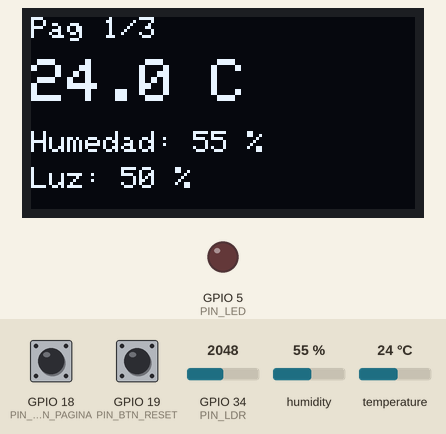
Simulated run of this sketch. Board: ESP32. Shown: 128×64 one-colour display, output pins drawn as LEDs (lit = HIGH). Inputs (shaded band) come from the test bench; at power-on: temperature 24 °C, GPIO 18 (PIN_BTN_PAGINA) HIGH, GPIO 19 (PIN_BTN_RESET) HIGH, GPIO 34 (PIN_LDR) = 2048, humidity 55 %. What the sketch prints to the serial monitor is not drawn.

Above: at 2.6 s.
2.7 s: temperature set to 33 °C
At 4.9 s:
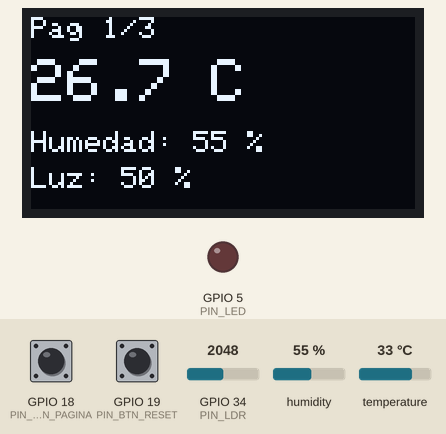
9.0 s: GPIO 18 (PIN_BTN_PAGINA) pulled LOW for 0.15 s
At 10.7 s:
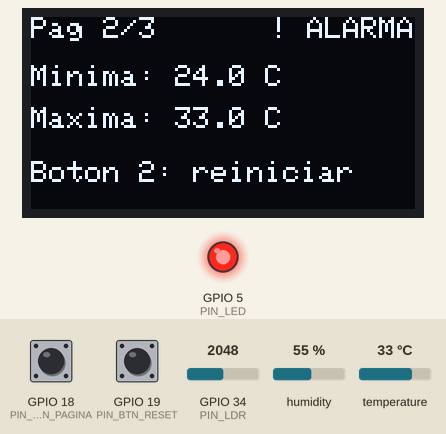
11.5 s: temperature set to 12 °C
At 13.2 s:
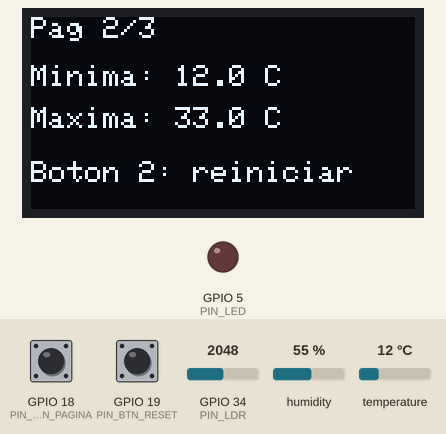
13.5 s: GPIO 18 (PIN_BTN_PAGINA) pulled LOW for 1 s
At 14.9 s:
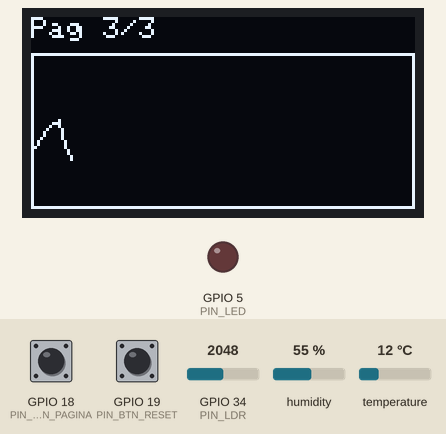
20.8 s: GPIO 19 (PIN_BTN_RESET) pulled LOW for 0.15 s
At 22.1 s:
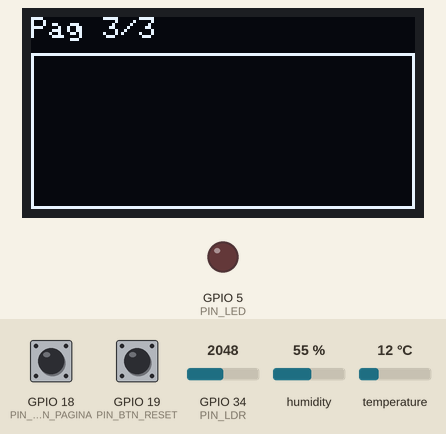
25.5 s: temperature set to 37.7 °C
At 29.2 s:
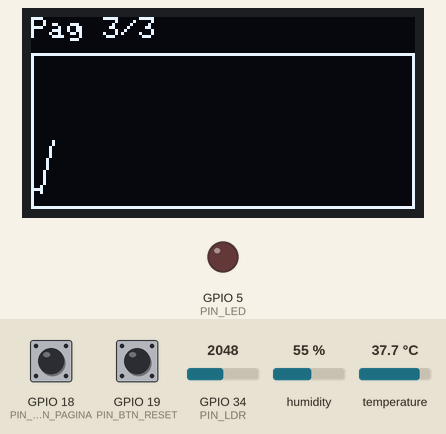
29.5 s: temperature set to 39.4 °C
Timing chart, 0 to 33.5 s (numbered marks = the images above; inputs shaded):
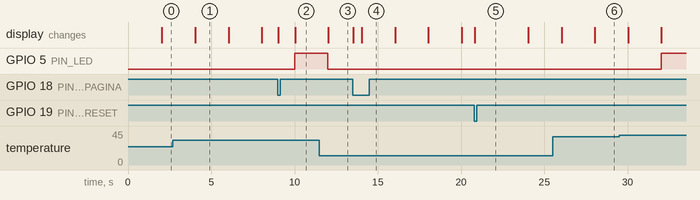

The sketch:

main.ino
```cpp
/*
  Módulo 10.1: Estación meteorológica (prototipo sin red)
  Proyecto Integrador - Servicio Social CBI-1618 - Ing. en Computación
  Prestador: Pérez Sánchez Fernando Alberto

  Hardware (ESP32): DHT22 (GPIO4), LDR (GPIO34, ADC1), OLED SSD1306 (I2C: SDA 21 / SCL 22),
                    botón de página (GPIO18), botón de reinicio de mínimos/máximos (GPIO19),
                    LED de alarma (GPIO5).
  Integra lo aprendido en los módulos anteriores:
    - entradas digitales con antirrebote (M2), ADC (M3), sensores (M4),
    - pantalla OLED con gráficos (M5), bus I2C (M6), salida CSV por UART (M6/M7).
  Páginas de la pantalla: 1) valores actuales, 2) mínimos y máximos, 3) gráfica de temperatura.
*/

#include <Wire.h>
#include <Adafruit_GFX.h>
#include <Adafruit_SSD1306.h>
#include "DHTesp.h"

// ---------- Pines ----------
const uint8_t PIN_DHT = 4;
const uint8_t PIN_LDR = 34;
const uint8_t PIN_LED = 5;
const uint8_t PIN_BTN_PAGINA = 18;
const uint8_t PIN_BTN_RESET = 19;

// ---------- Parámetros ----------
const float TEMP_ALARMA = 30.0;
const float HISTERESIS = 1.5;
const float ALFA = 0.3;                          // filtro exponencial: 0 = muy suave, 1 = sin filtro
const unsigned long PERIODO_LECTURA_MS = 2000;
const uint8_t N_PUNTOS = 64;

// ---------- Objetos ----------
Adafruit_SSD1306 oled(128, 64, &Wire, -1);
DHTesp dht;

struct Boton { uint8_t pin; bool previo; unsigned long t; };
Boton btnPagina = {PIN_BTN_PAGINA, HIGH, 0};
Boton btnReset = {PIN_BTN_RESET, HIGH, 0};

// ---------- Estado ----------
float temp = NAN, tempFiltrada = NAN, hum = NAN;
int luzPct = 0;
float tMin = 1000, tMax = -1000;
float historial[N_PUNTOS];
uint8_t nPuntos = 0;
bool alarmaActiva = false;
uint8_t pagina = 0;
unsigned long tLectura = 0;

// ---------- Prototipos ----------
bool presionado(Boton &b);
void leerSensores();
void evaluarAlarma();
void dibujar();
void imprimirCSV();

void setup() {
  Serial.begin(115200);
  pinMode(PIN_LED, OUTPUT);
  pinMode(PIN_BTN_PAGINA, INPUT_PULLUP);
  pinMode(PIN_BTN_RESET, INPUT_PULLUP);
  dht.setup(PIN_DHT, DHTesp::DHT22);

  Wire.begin(21, 22);
  if (!oled.begin(SSD1306_SWITCHCAPVCC, 0x3C)) Serial.println(F("No se encontró la OLED"));
  oled.clearDisplay();
  oled.setTextColor(SSD1306_WHITE);
  oled.setCursor(0, 0);
  oled.println(F("Estacion CBI-1618"));
  oled.println(F("Iniciando..."));
  oled.display();

  Serial.println(F("tiempo_s,temp_c,temp_filtrada_c,hum_pct,luz_pct,alarma"));
}

void loop() {
  if (presionado(btnPagina)) { pagina = (pagina + 1) % 3; dibujar(); }
  if (presionado(btnReset)) { tMin = 1000; tMax = -1000; nPuntos = 0; dibujar(); }

  if (millis() - tLectura >= PERIODO_LECTURA_MS) {
    tLectura = millis();
    leerSensores();
    evaluarAlarma();
    imprimirCSV();
    dibujar();
  }
}

// Devuelve true una sola vez por pulsación (con antirrebote de 40 ms)
bool presionado(Boton &b) {
  bool actual = digitalRead(b.pin);
  bool evento = false;
  if (actual != b.previo && millis() - b.t > 40) {
    b.t = millis();
    evento = (actual == LOW);
    b.previo = actual;
  }
  return evento;
}

void leerSensores() {
  TempAndHumidity d = dht.getTempAndHumidity();
  if (dht.getStatus() != 0) { Serial.println(F("# error DHT22")); return; }
  temp = d.temperature;
  hum = d.humidity;
  tempFiltrada = isnan(tempFiltrada) ? temp : ALFA * temp + (1 - ALFA) * tempFiltrada;
  luzPct = map(analogRead(PIN_LDR), 0, 4095, 0, 100);

  if (temp < tMin) tMin = temp;
  if (temp > tMax) tMax = temp;
  if (nPuntos == N_PUNTOS) {                       // desplaza el historial
    for (uint8_t i = 1; i < N_PUNTOS; i++) historial[i - 1] = historial[i];
    nPuntos--;
  }
  historial[nPuntos++] = tempFiltrada;
}

void evaluarAlarma() {
  if (!alarmaActiva && tempFiltrada >= TEMP_ALARMA) alarmaActiva = true;
  else if (alarmaActiva && tempFiltrada <= TEMP_ALARMA - HISTERESIS) alarmaActiva = false;
  digitalWrite(PIN_LED, alarmaActiva ? HIGH : LOW);
}

void imprimirCSV() {
  Serial.print(millis() / 1000); Serial.print(',');
  Serial.print(temp, 1); Serial.print(',');
  Serial.print(tempFiltrada, 1); Serial.print(',');
  Serial.print(hum, 0); Serial.print(',');
  Serial.print(luzPct); Serial.print(',');
  Serial.println(alarmaActiva ? 1 : 0);
}

void dibujar() {
  oled.clearDisplay();
  oled.setTextColor(SSD1306_WHITE);
  oled.setTextSize(1);
  oled.setCursor(0, 0);
  oled.print(F("Pag ")); oled.print(pagina + 1); oled.print(F("/3"));
  if (alarmaActiva) { oled.setCursor(80, 0); oled.print(F("! ALARMA")); }

  if (pagina == 0) {
    oled.setTextSize(2);
    oled.setCursor(0, 14); oled.print(tempFiltrada, 1); oled.print(F(" C"));
    oled.setTextSize(1);
    oled.setCursor(0, 38); oled.print(F("Humedad: ")); oled.print(hum, 0); oled.print(F(" %"));
    oled.setCursor(0, 50); oled.print(F("Luz: ")); oled.print(luzPct); oled.print(F(" %"));
  } else if (pagina == 1) {
    oled.setCursor(0, 16); oled.print(F("Minima: ")); oled.print(tMin, 1); oled.print(F(" C"));
    oled.setCursor(0, 30); oled.print(F("Maxima: ")); oled.print(tMax, 1); oled.print(F(" C"));
    oled.setCursor(0, 48); oled.print(F("Boton 2: reiniciar"));
  } else {
    oled.drawRect(0, 12, 128, 52, SSD1306_WHITE);
    for (uint8_t i = 1; i < nPuntos; i++) {
      int y0 = 62 - constrain(map((int)(historial[i - 1] * 10), 100, 450, 0, 48), 0, 48);
      int y1 = 62 - constrain(map((int)(historial[i] * 10), 100, 450, 0, 48), 0, 48);
      oled.drawLine((i - 1) * 2 + 1, y0, i * 2 + 1, y1, SSD1306_WHITE);
    }
  }
  oled.display();
}
```

Measured:
- after the input at 2.7 s, the display: changes after 1.3 s (image 1)
- after the input at 9.0 s, the display: first changes at once (image 2 shows a later state)
- after the input at 11.5 s, GPIO 5 (PIN_LED): HIGH → LOW after 0.51 s; the display: changes after 0.54 s (image 3)
- after the input at 13.5 s, the display: first changes at once (image 4 shows a later state)
- after the input at 20.8 s, the display: changes at once (image 5)
- what the display in image 1 shows lasts 2.0 s, from 4.0 s to 6.0 s
